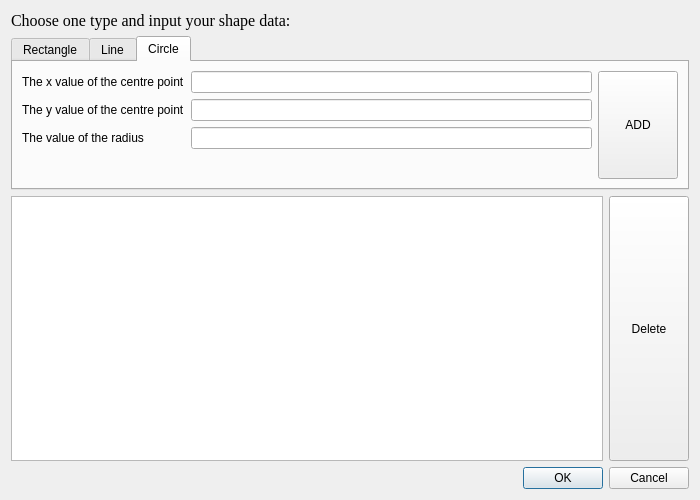
<?xml version="1.0" encoding="UTF-8"?>
<ui version="4.0">
 <class>NumToPlot</class>
 <widget class="QDialog" name="NumToPlot">
  <property name="geometry">
   <rect>
    <x>0</x>
    <y>0</y>
    <width>700</width>
    <height>500</height>
   </rect>
  </property>
  <property name="windowTitle">
   <string>Input Data</string>
  </property>
  <property name="windowIcon">
   <iconset resource="../res.qrc">
    <normaloff>:/icon/icon/icons8-software-64.png</normaloff>:/icon/icon/icons8-software-64.png</iconset>
  </property>
  <layout class="QVBoxLayout" name="verticalLayout">
   <item>
    <widget class="QLabel" name="label">
     <property name="font">
      <font>
       <family>Times New Roman</family>
       <pointsize>12</pointsize>
      </font>
     </property>
     <property name="text">
      <string>Choose one type and input your shape data:</string>
     </property>
    </widget>
   </item>
   <item>
    <widget class="QTabWidget" name="tabWidget">
     <property name="sizePolicy">
      <sizepolicy hsizetype="Expanding" vsizetype="Minimum">
       <horstretch>0</horstretch>
       <verstretch>0</verstretch>
      </sizepolicy>
     </property>
     <property name="currentIndex">
      <number>2</number>
     </property>
     <widget class="QWidget" name="tab_rect">
      <attribute name="title">
       <string>Rectangle</string>
      </attribute>
      <layout class="QVBoxLayout" name="verticalLayout_2">
       <item>
        <layout class="QHBoxLayout" name="horizontalLayout_2">
         <item>
          <layout class="QFormLayout" name="formLayout">
           <item row="0" column="0">
            <widget class="QLabel" name="X_TopLeftLabel">
             <property name="text">
              <string>The x value of the top left point</string>
             </property>
            </widget>
           </item>
           <item row="0" column="1">
            <widget class="QLineEdit" name="X_TopLeftLineEdit">
             <property name="text">
              <string>0</string>
             </property>
            </widget>
           </item>
           <item row="1" column="0">
            <widget class="QLabel" name="Y_TopLeftLabel">
             <property name="text">
              <string>The y value of the top left point</string>
             </property>
            </widget>
           </item>
           <item row="1" column="1">
            <widget class="QLineEdit" name="Y_TopLeftLineEdit">
             <property name="text">
              <string>0</string>
             </property>
            </widget>
           </item>
           <item row="2" column="0">
            <widget class="QLabel" name="X_BottomRightLabel">
             <property name="text">
              <string>The x value of the bottom right point</string>
             </property>
            </widget>
           </item>
           <item row="2" column="1">
            <widget class="QLineEdit" name="X_BottomRightLineEdit">
             <property name="text">
              <string>100</string>
             </property>
            </widget>
           </item>
           <item row="3" column="0">
            <widget class="QLabel" name="Y_BottomRightLabel">
             <property name="text">
              <string>The y value of the bottom right point</string>
             </property>
            </widget>
           </item>
           <item row="3" column="1">
            <widget class="QLineEdit" name="Y_BottomRightLineEdit">
             <property name="text">
              <string>100</string>
             </property>
            </widget>
           </item>
          </layout>
         </item>
         <item>
          <widget class="QPushButton" name="pushButton_addRect">
           <property name="sizePolicy">
            <sizepolicy hsizetype="Minimum" vsizetype="Expanding">
             <horstretch>0</horstretch>
             <verstretch>0</verstretch>
            </sizepolicy>
           </property>
           <property name="text">
            <string>ADD</string>
           </property>
          </widget>
         </item>
        </layout>
       </item>
      </layout>
     </widget>
     <widget class="QWidget" name="tab_poly">
      <attribute name="title">
       <string>Line</string>
      </attribute>
      <layout class="QVBoxLayout" name="verticalLayout_3">
       <item>
        <layout class="QHBoxLayout" name="horizontalLayout_3">
         <item>
          <layout class="QFormLayout" name="formLayout_2">
           <item row="0" column="0">
            <widget class="QLabel" name="X_startLabel">
             <property name="text">
              <string>The x value of the start point</string>
             </property>
            </widget>
           </item>
           <item row="0" column="1">
            <widget class="QLineEdit" name="X_startLineEdit"/>
           </item>
           <item row="1" column="0">
            <widget class="QLabel" name="Y_startLabel">
             <property name="text">
              <string>The y value of the start point</string>
             </property>
            </widget>
           </item>
           <item row="1" column="1">
            <widget class="QLineEdit" name="Y_startLineEdit"/>
           </item>
           <item row="2" column="0">
            <widget class="QLabel" name="X_endLabel">
             <property name="text">
              <string>The x value of the end point</string>
             </property>
            </widget>
           </item>
           <item row="2" column="1">
            <widget class="QLineEdit" name="X_endLineEdit"/>
           </item>
           <item row="3" column="0">
            <widget class="QLabel" name="Y_endLabel">
             <property name="text">
              <string>The y value of the end point</string>
             </property>
            </widget>
           </item>
           <item row="3" column="1">
            <widget class="QLineEdit" name="Y_endLineEdit"/>
           </item>
          </layout>
         </item>
         <item>
          <widget class="QPushButton" name="pushButton_addLine">
           <property name="sizePolicy">
            <sizepolicy hsizetype="Minimum" vsizetype="Expanding">
             <horstretch>0</horstretch>
             <verstretch>0</verstretch>
            </sizepolicy>
           </property>
           <property name="text">
            <string>ADD</string>
           </property>
          </widget>
         </item>
        </layout>
       </item>
      </layout>
     </widget>
     <widget class="QWidget" name="tab_circle">
      <attribute name="title">
       <string>Circle</string>
      </attribute>
      <layout class="QVBoxLayout" name="verticalLayout_4">
       <item>
        <layout class="QHBoxLayout" name="horizontalLayout_4">
         <item>
          <layout class="QFormLayout" name="formLayout_3">
           <item row="0" column="0">
            <widget class="QLabel" name="X_cenLabel">
             <property name="text">
              <string>The x value of the centre point</string>
             </property>
            </widget>
           </item>
           <item row="0" column="1">
            <widget class="QLineEdit" name="X_cenLineEdit"/>
           </item>
           <item row="1" column="0">
            <widget class="QLabel" name="Y_cenLabel">
             <property name="text">
              <string>The y value of the centre point</string>
             </property>
            </widget>
           </item>
           <item row="1" column="1">
            <widget class="QLineEdit" name="Y_cenLineEdit"/>
           </item>
           <item row="2" column="0">
            <widget class="QLabel" name="rLabel">
             <property name="text">
              <string>The value of the radius</string>
             </property>
            </widget>
           </item>
           <item row="2" column="1">
            <widget class="QLineEdit" name="rLineEdit"/>
           </item>
          </layout>
         </item>
         <item>
          <widget class="QPushButton" name="pushButton_addCircle">
           <property name="sizePolicy">
            <sizepolicy hsizetype="Minimum" vsizetype="Expanding">
             <horstretch>0</horstretch>
             <verstretch>0</verstretch>
            </sizepolicy>
           </property>
           <property name="text">
            <string>ADD</string>
           </property>
          </widget>
         </item>
        </layout>
       </item>
      </layout>
     </widget>
    </widget>
   </item>
   <item>
    <layout class="QHBoxLayout" name="horizontalLayout">
     <item>
      <widget class="QListWidget" name="listWidget"/>
     </item>
     <item>
      <widget class="QPushButton" name="pushButton_delete">
       <property name="sizePolicy">
        <sizepolicy hsizetype="Minimum" vsizetype="Expanding">
         <horstretch>0</horstretch>
         <verstretch>0</verstretch>
        </sizepolicy>
       </property>
       <property name="text">
        <string>Delete</string>
       </property>
      </widget>
     </item>
    </layout>
   </item>
   <item>
    <widget class="QDialogButtonBox" name="buttonBox">
     <property name="orientation">
      <enum>Qt::Horizontal</enum>
     </property>
     <property name="standardButtons">
      <set>QDialogButtonBox::Cancel|QDialogButtonBox::Ok</set>
     </property>
    </widget>
   </item>
  </layout>
 </widget>
 <resources>
  <include location="../res.qrc"/>
 </resources>
 <connections>
  <connection>
   <sender>buttonBox</sender>
   <signal>accepted()</signal>
   <receiver>NumToPlot</receiver>
   <slot>accept()</slot>
   <hints>
    <hint type="sourcelabel">
     <x>248</x>
     <y>254</y>
    </hint>
    <hint type="destinationlabel">
     <x>157</x>
     <y>274</y>
    </hint>
   </hints>
  </connection>
  <connection>
   <sender>buttonBox</sender>
   <signal>rejected()</signal>
   <receiver>NumToPlot</receiver>
   <slot>reject()</slot>
   <hints>
    <hint type="sourcelabel">
     <x>316</x>
     <y>260</y>
    </hint>
    <hint type="destinationlabel">
     <x>286</x>
     <y>274</y>
    </hint>
   </hints>
  </connection>
 </connections>
</ui>
